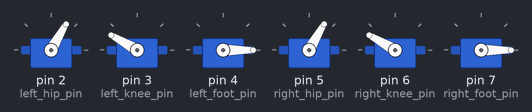
The sketch below on a simulated Arduino Uno, built with avr-gcc and run on an emulated ATmega328P. Shown: 6 × servo. What the sketch prints to the serial monitor is not drawn.

Above: at 0.7 s.
Timing chart, 0 to 2.2 s (numbered marks = the images above):
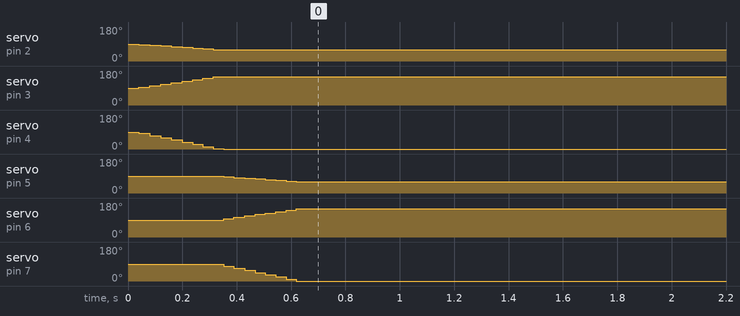

The sketch:

billythebiped.ino
```cpp
#include <Servo.h>
#include <Ramp.h>
// Constants
#define arm_section_length 1
#define left_hip_pin 2
#define left_knee_pin 3
#define left_foot_pin 4
#define right_hip_pin 5
#define right_knee_pin 6
#define right_foot_pin 7


// Servos
Servo left_hip;
Servo left_knee;
Servo left_foot;
Servo right_hip;
Servo right_knee;
Servo right_foot;

// Math stuff
double phi;
double length;
double theta;
int a1;
int a2;

// Gamepad

// Modes for the inverse kinematics function
enum kinematics_mode
{
  LEFT, RIGHT, BOTH
};


void setup()
{
  Serial.begin(57600);
  left_hip.attach(left_hip_pin);
  left_knee.attach(left_knee_pin);
  left_foot.attach(left_foot_pin);
  right_hip.attach(right_hip_pin);
  right_knee.attach(right_knee_pin);
  right_foot.attach(right_foot_pin);

}

void inverse_kinematics(enum kinematics_mode mode, double target_x, double target_y, unsigned int foot_angle, int time_spent)
{

  Serial.println("Kinematics reached");


  // Phi represents the angle between the x axis and target coordinatee
  phi = atan(target_y / target_x);

  // The length from the origin to the target
  length = target_x / (cos(phi));

  // Theta represents the angle from phi to (the soon to be calculated) a1
  theta = acos((length / 2) / arm_section_length);

  Serial.println("Theta: " + String(theta));
  Serial.println("Phi: " + String(phi));
  Serial.println("P-T: " + String(phi - theta));
  Serial.println("Deg P-T: " + String(int(degrees(phi - theta))));

  if (length > arm_section_length * 2)
  {
    // If we cant reach it, get as close as possible, so essentially point towards it
    a1 = phi;
    a2 = phi;
    Serial.println("Cant reach");
  } else {
    // Our angles to go to to reach the point
    a1 = int(degrees(phi + theta));
    a2 = int(degrees(phi - theta));
    Serial.println("A2 P-T: " + String(phi - theta));
  }


  Serial.println("Angle 1: " + String(a1));
  Serial.println("Angle 2: " + String(a2));

  // a1 is the degrees from the x axis, since float is always positive, a1 is 0 - 180.
  // a2 is the angle FROM a1, so it can be negative. So we need to add 90 to a2, because the center of the srvos is 90 degrees.
  a2 += 90;

  // Go!
  ramp left_hip_ramp;
  ramp left_knee_ramp;
  ramp left_foot_ramp;
  ramp right_hip_ramp;
  ramp right_knee_ramp;
  ramp right_foot_ramp;


  switch (mode)
  {
    case LEFT:
      // Flip knee angle
      a2 = -(a2 - 90) + 90;

      Serial.println("Actual Angle 1: " + String(a1));
      Serial.println("Actual Angle 2: " + String(a2));


      // Get current servo positions
      left_hip_ramp.go(left_hip.read());
      left_knee_ramp.go(left_knee.read());
      left_foot_ramp.go(left_foot.read());

      // Go to new positions
      left_hip_ramp.go(a1, time_spent);
      left_knee_ramp.go(a2, time_spent);
      left_foot_ramp.go(foot_angle, time_spent);

      while (!left_hip_ramp.isFinished() && !left_knee_ramp.isFinished() && !left_foot_ramp.isFinished())
      {
        left_hip.write(left_hip_ramp.update());
        left_knee.write(left_knee_ramp.update());
        left_foot.write(left_foot_ramp.update());
      }

    case RIGHT:
      // Get current servo positions
      right_hip_ramp.go(right_hip.read());
      right_knee_ramp.go(right_knee.read());
      right_foot_ramp.go(right_foot.read());

      // Go to new positions
      right_hip_ramp.go(a1, time_spent);
      right_knee_ramp.go(a2, time_spent);
      right_foot_ramp.go(foot_angle, time_spent);

      while (!right_hip_ramp.isFinished() && !right_knee_ramp.isFinished() && !right_foot_ramp.isFinished())
      {
        right_hip.write(right_hip_ramp.update());
        right_knee.write(right_knee_ramp.update());
        right_foot.write(right_foot_ramp.update());
      }

    case BOTH:
      // Get current servo positions
      left_hip_ramp.go(left_hip.read());
      left_knee_ramp.go(left_knee.read());
      left_foot_ramp.go(left_foot.read());
      right_hip_ramp.go(right_hip.read());
      right_knee_ramp.go(right_knee.read());
      right_foot_ramp.go(right_foot.read());

      // Go to new positions
      left_hip_ramp.go(a1, time_spent);
      left_knee_ramp.go(a2, time_spent);
      left_foot_ramp.go(foot_angle, time_spent);
      right_hip_ramp.go(a1, time_spent);
      right_knee_ramp.go(a2, time_spent);
      right_foot_ramp.go(foot_angle, time_spent);

      while (!left_hip_ramp.isFinished() && !left_knee_ramp.isFinished() && !left_foot_ramp.isFinished() && !right_hip_ramp.isFinished() && !right_knee_ramp.isFinished() && !right_foot_ramp.isFinished())
      {
        left_hip.write(left_hip_ramp.update());
        left_knee.write(left_knee_ramp.update());
        left_foot.write(left_foot_ramp.update());
        right_hip.write(right_hip_ramp.update());
        right_knee.write(right_knee_ramp.update());
        right_foot.write(right_foot_ramp.update());
      }

  }


}

void loop()
{
  Serial.println("Loop reached");
  inverse_kinematics(LEFT, 1, 0, 0, 300);

\
}
```

Measured:
- by itself, servo on pin 2 (left_hip_pin): 89° → 60° at 0.04 s
- by itself, servo on pin 3 (left_knee_pin): moves from 90° to 150° over 0.31 s
- by itself, servo on pin 4 (left_foot_pin): moves from 89° to 0° over 0.31 s
- by itself, servo on pin 5 (right_hip_pin): 90° → 60° at 0.35 s
- by itself, servo on pin 6 (right_knee_pin): 90° → 150° at 0.35 s
- by itself, servo on pin 7 (right_foot_pin): 90° → 0° at 0.35 s
